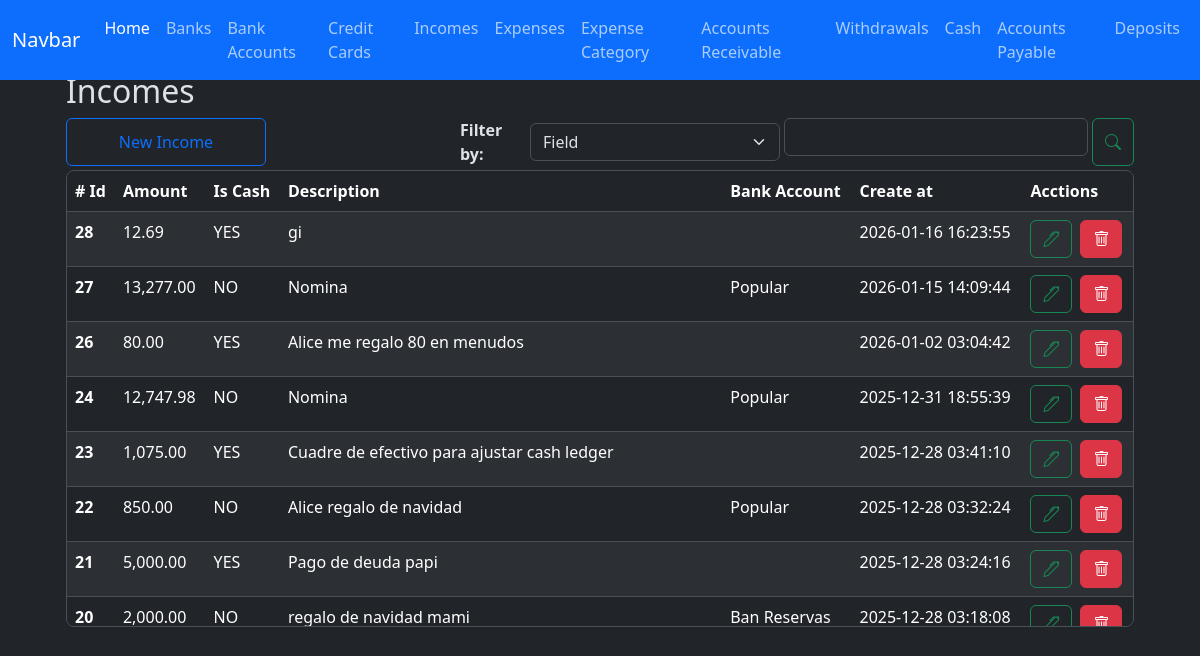
/incomes/index, run on the app's committed database.
### app/models/income.py (models this page shows, shortened)
class Income(db.Model):
    __tablename__ = 'incomes'
    id = db.Column(db.Integer, primary_key=True)
    amount = db.Column(db.Numeric(10,2), nullable=False, default=0.00)
    is_cash = db.Column(db.Boolean, nullable=False, default=False)
    code = db.Column(db.String(50), nullable=False, server_default='TEMP')
    description = db.Column(db.String(255))
    bank_account_id = db.Column(db.Integer, db.ForeignKey('bank_accounts.id'))
    created_at = db.Column(db.DateTime(timezone=True), server_default=func.now())
    updated_at = db.Column(db.DateTime(timezone=True), onupdate=func.now())
    bank_account = relationship('BankAccount', back_populates='incomes')

### app/models/bank_account.py (models this page shows)
class BankAccount(db.Model):
    __tablename__ = 'bank_accounts'
    id = db.Column(db.Integer, primary_key=True)
    nick_name = db.Column(db.String(120))
    amount_available = db.Column(db.Numeric(10, 2), nullable=False)
    is_active = db.Column(db.Boolean, default=True)
    account_number = db.Column(db.Integer, nullable=True)
    bank_id = db.Column(db.Integer, db.ForeignKey('banks.id'))
    created_at = db.Column(db.DateTime(timezone=True), server_default=func.now())
    updated_at = db.Column(db.DateTime(timezone=True), onupdate=func.now())
    bank = relationship('Bank', back_populates='bank_accounts')
    expenses = relationship('Expense', back_populates='bank_account', order_by='desc(Expense.created_at)')
    incomes = relationship('Income', back_populates='bank_account', order_by='desc(Income.created_at)')
    credit_card_payments = relationship('CreditCardPayment', back_populates='bank_account', order_by='desc(CreditCardPayment.created_at)')
    withdrawals = relationship('Withdrawal', back_populates='bank_account', order_by='desc(Withdrawal.created_at)')
    loans = relationship('Loan', back_populates='bank_account', order_by='desc(Loan.created_at)')
    loan_payments = relationship('LoanPayment', back_populates='bank_account', order_by='desc(LoanPayment.created_at)')
    debts = relationship('Debt', back_populates='bank_account', order_by='desc(Debt.created_at)')
    debt_payments = relationship('DebtPayment', back_populates='bank_account', order_by='desc(DebtPayment.created_at)')
    transaction_ledger = relationship('BankAccountTransactionsLedger', back_populates='bank_account')
    deposits = relationship('Deposit', back_populates='bank_account', order_by='desc(Deposit.created_at)')
    outgoing_transfers = relationship('BankTransfer', foreign_keys='BankTransfer.from_bank_account_id', back_populates='from_bank_account', order_by='desc(BankTransfer.created_at)')
    incoming_transfers = relationship('BankTransfer', foreign_keys='BankTransfer.to_bank_account_id', back_populates='to_bank_account', order_by='desc(BankTransfer.created_at)')

### app/routes/income_routes.py (the view)
@income_bp.route('/index', methods=['GET', 'POST'])
def index():
    incomes = Income.query.order_by(Income.created_at.desc()).all()
    bank_accounts = BankAccount.query.all()
    context = {
        'incomes': incomes,
        'bank_accounts': bank_accounts,
        'format_amount': format_amount,
        'total_amount': total_amount,
    }
    return render_template('incomes/index.html', **context)

### app/utils/numeric_casting.py (called while the page is built)
def format_amount(value):
    try:
        return f'{value:,.2f}';
    except Exception as e:
        return None

### app/templates/incomes/index.html (shortened to what this page needs)
{% extends 'layout.html' %}
{% block content %}
    <div class="container w-100">
        <h2>Incomes</h2>
        <div class="d-flex justify-content-start gap-1 flex-wrap flex-md-nowrap mt-2">
            <button
                type="button"
                id="btn-create-expense-id"
                class="btn btn-outline-primary me-auto me-md-auto w-100 w-md-auto"
                style="max-width: 200px;"
                data-bs-toggle="modal"
                data-bs-target="#create-income"
            >New Income</i>
            </button>
            <div class="d-flex gap-1 w-100 align-items-center" style="max-width: 320px;">
                <div class="w-md-auto mt-md-0">
                    <label for="" class="fs-6 fw-bold">Filter by: </label>
                </div>
                <div class="w-100 w-md-auto mt-md-0" style="max-width: 250px;">
                    <select class="form-select" id="select-filter-type-id">
                        <option value="field">Field</option>
                    </select>
                </div>
            </div>
            <div class="d-flex gap-1 w-100" style="max-width: 350px;">
                <div class="w-100 w-md-auto mt-md-0">
                    <input type="text" class="form-control" id="filter-input-id">
                </div>
                <button type="button" class="btn btn-outline-success" id="btn-search-id"><i class="bi bi-search"></i></button>
            </div>
        </div>
        <div class="table-responsive overflow-y-auto border rounded-3 mt-1" style="max-height: 457px;">
            <table class="table table-striped  table-hover">
                <thead class="sticky-top">
                    <tr>
                    <th scope="col"># Id</th>
                    <th scope="col">Amount</th>
                    <th scope="col">Is Cash</th>
                    <th scope="col">Description</th>
                    <th scope="col">Bank Account</th>
                    <th scope="col">Create at</th>
                    <th scope="col">Acctions</th>
                    </tr>
                </thead>
                <tbody id="incomes-table-body-id">
                  {% for income in incomes %}
                    <tr>
                        <th scope="row">{{ income.id }}</th>
                        <td>{{ format_amount(income.amount) }}</td>
                        <td>{{ 'YES' if income.is_cash else 'NO'}}</td>
                        <td>{{ income.description if income.description else '-'}}</td>
                        <td>{{ income.bank_account.nick_name }}</td>
                        <td>{{ income.created_at }}</td>
                        <td>
                            <div class="d-flex gap-2">
                                <button
                                    type="button"
                                    class="btn btn-outline-success"
                                    data-bs-toggle="modal"
                                    data-bs-target="#edit-income"
                                    data-income-id="{{ income.id }}"
                                    data-amount="{{ income.amount }}"
                                    data-is-cash="{{ income.is_cash }}"
                                    data-description="{{ income.description if income.description else '' }}"
                                    data-bank-account-id="{{ income.bank_account_id }}"
                                >
                                    <i class="bi bi-pen"></i>
                                </button>
                                <a href="{{ url_for('income.delete', id=income.id ) }}" class="btn btn-danger"><i class="bi bi-trash"></i></a>
                            </div>
                        </td>
                    </tr>
                  {% endfor %}
                </tbody>
            </table>
        </div>
    </div>
<link href="https://cdn.jsdelivr.net/npm/@sweetalert2/theme-dark@5/dark.css" rel="stylesheet">
<link rel="stylesheet" href="https://cdn.jsdelivr.net/npm/flatpickr/dist/flatpickr.min.css">
{% endblock %}

### data on the page
Income: id "28", amount "12.69", is_cash "YES", description "gi", created_at "2026-01-16 16:23:55"
Income: id "27", amount "13,277.00", is_cash "NO", description "Nomina", bank_account.nick_name "Popular", created_at "2026-01-15 14:09:44"
Income: id "26", amount "80.00", is_cash "YES", description "Alice me regalo 80 en menudos", created_at "2026-01-02 03:04:42"
Income: id "24", amount "12,747.98", is_cash "NO", description "Nomina", bank_account.nick_name "Popular", created_at "2025-12-31 18:55:39"
Income: id "23", amount "1,075.00", is_cash "YES", description "Cuadre de efectivo para ajustar cash ledger", created_at "2025-12-28 03:41:10"
Income: id "22", amount "850.00", is_cash "NO", description "Alice regalo de navidad", bank_account.nick_name "Popular", created_at "2025-12-28 03:32:24"
Income: id "21", amount "5,000.00", is_cash "YES", description "Pago de deuda papi", created_at "2025-12-28 03:24:16"
Income: id "20", amount "2,000.00", is_cash "NO", description "regalo de navidad mami", bank_account.nick_name "Ban Reservas", created_at "2025-12-28 03:18:08"
